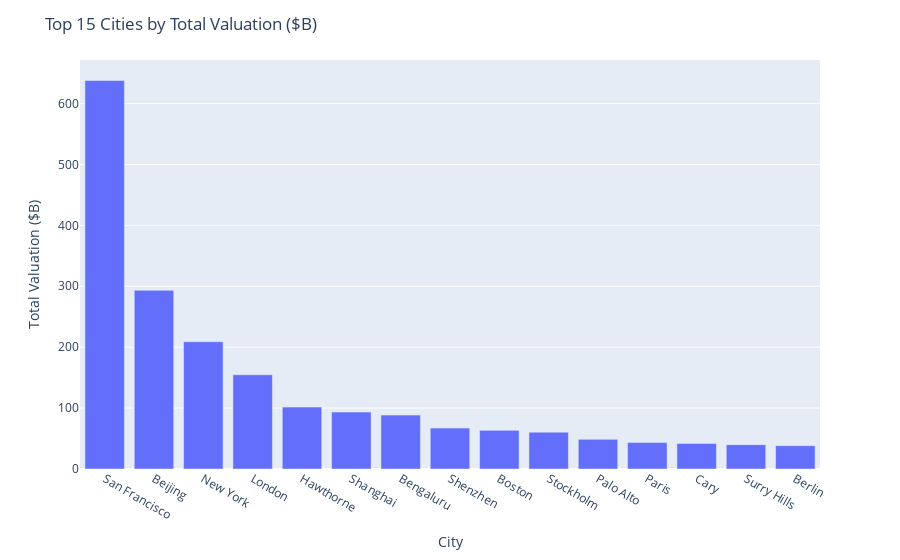

This figure's notebook cell:
### Markdown cell above
## The city with the most valuation ($B) of the startup company

### Code cell
import plotly.express as px

# Group by 'City' and sum the numeric columns (excluding datetime columns)
numeric_columns = ['Valuation ($B)', 'Founded Year', 'Total Raised', 'Investors Count', 'Deal Terms', 'Year Joined', 'Years to Joined']
x = companies.groupby('City')[numeric_columns].sum().sort_values(by='Valuation ($B)', ascending=False).head(15)
x = x.reset_index()

# Create the bar plot
fig = px.bar(x, x='City', y='Valuation ($B)')
fig.update_layout(
    title="Top 15 Cities by Total Valuation ($B)",
    xaxis_title="City",
    yaxis_title="Total Valuation ($B)",
    xaxis=dict(categoryorder='total descending'),
)

fig.show()

### Figure 1 — Plotly figure (JSON) as saved in the notebook; plotly's stock layout.template omitted (floating-point values rounded to 4 significant figures)
{"data": [{"alignmentgroup": "True", "hovertemplate": "City=%{x}<br>Valuation ($B)=%{y}<extra></extra>", "legendgroup": "", "marker": {"color": "#636efa", "pattern": {"shape": ""}}, "name": "", "offsetgroup": "", "orientation": "v", "showlegend": false, "textposition": "auto", "type": "bar", "x": ["San Francisco", "Beijing", "New York", "London", "Hawthorne", "Shanghai", "Bengaluru", "Shenzhen", "Boston", "Stockholm", "Palo Alto", "Paris", "Cary", "Surry Hills", "Berlin"], "xaxis": "x", "y": [637.9, 293.4, 208.9, 154.7, 101.6, 93.43, 88.49, 67.15, 63.48, 60.52, 48.67, 43.39, 42, 40, 38.28], "yaxis": "y"}], "layout": {"barmode": "relative", "legend": {"tracegroupgap": 0}, "margin": {"t": 60}, "title": {"text": "Top 15 Cities by Total Valuation ($B)"}, "xaxis": {"anchor": "y", "categoryorder": "total descending", "domain": [0, 1], "title": {"text": "City"}}, "yaxis": {"anchor": "x", "domain": [0, 1], "title": {"text": "Total Valuation ($B)"}}}}
